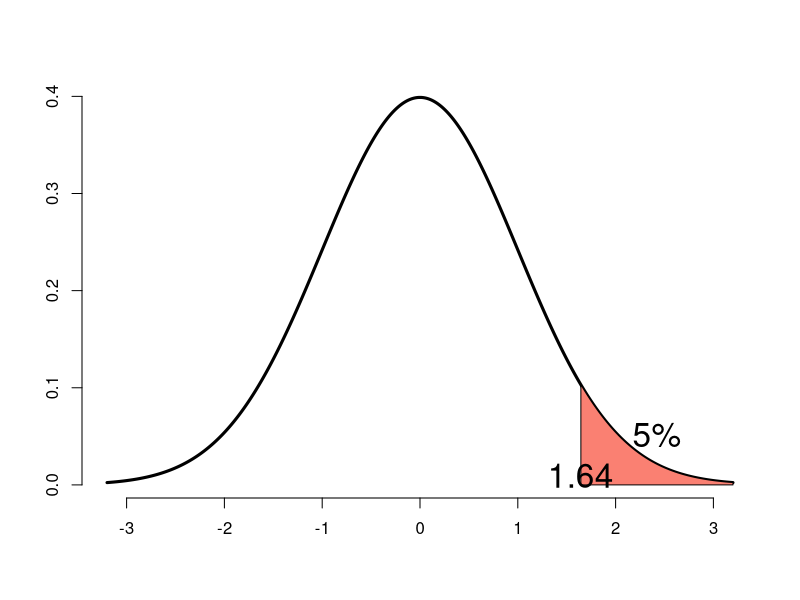
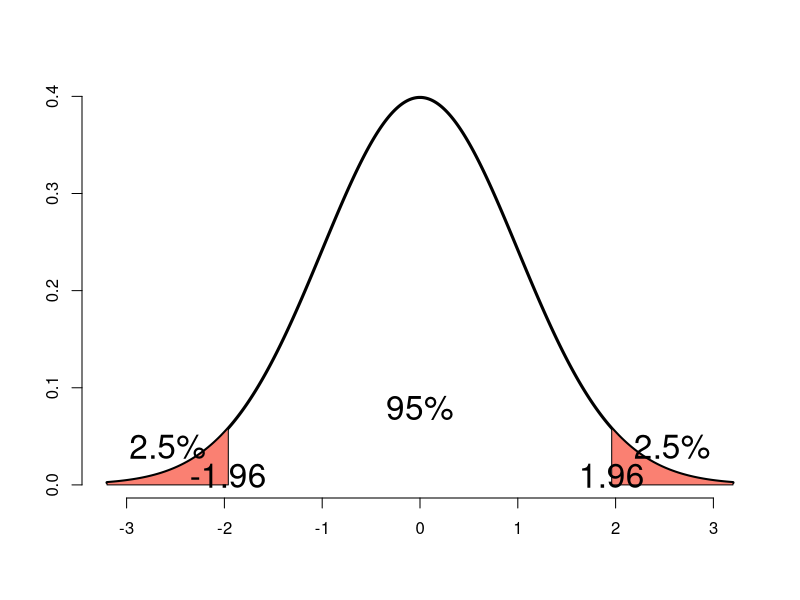
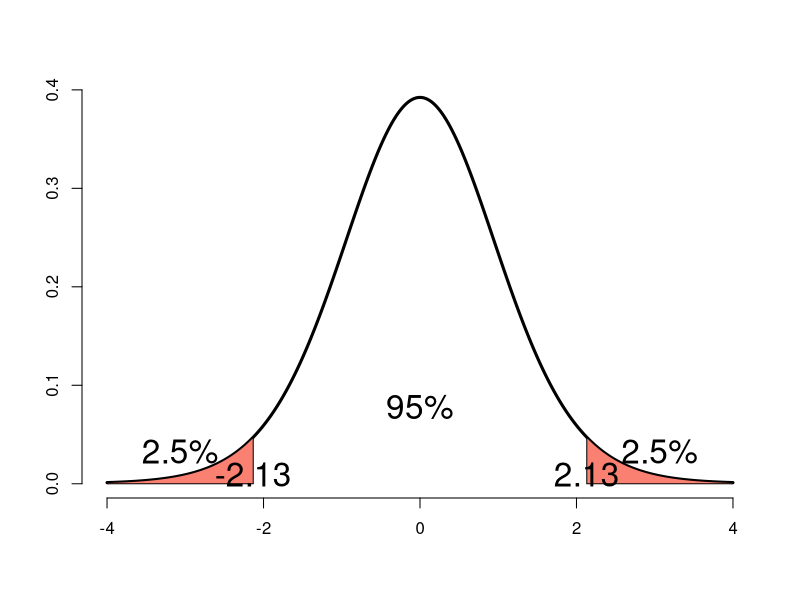
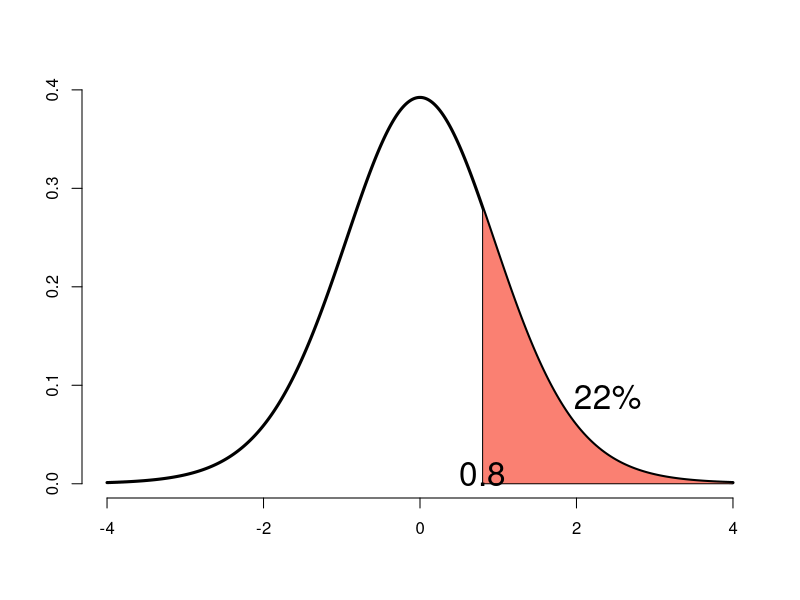

The R source for these figures, in order:
## R Code for the standard normal

qnorm(.95)


xval <- seq(-3.2, 3.2, length = 1000)
yval<- dnorm(xval)

plot(xval, yval, type = "l", axes = TRUE, frame = FALSE, lwd = 3, xlab = "", ylab = "")
x <- seq(qnorm(.95), 3.2, length = 100)
polygon(c(x, rev(x)),c(dnorm(x), rep(0, length(x))), col = "salmon")
text(mean(x), mean(dnorm(x))+.02, "5%", cex = 2)
text(qnorm(.95), .01,  round(qnorm(0.95), digits=2), cex = 2)


plot(xval, yval, type = "l", axes = TRUE, frame = FALSE, lwd = 3, xlab = "", ylab = "")
x <- seq(qnorm(.975), 3.2, length = 100)
polygon(c(x, rev(x)),c(dnorm(x), rep(0, length(x))), col = "salmon")
text(mean(x), mean(dnorm(x))+.02, "2.5%", cex = 2)
text(qnorm(.975), .01, "1.96", cex = 2)
x <- seq(-3.2, qnorm(.025),length = 100)
polygon(c(x, rev(x)),c(dnorm(x), rep(0, length(x))), col = "salmon")
text(mean(x), mean(dnorm(x))+.02, "2.5%", cex = 2)
text(qnorm(.025), .01, "-1.96", cex = 2)
text(0, dnorm(0) / 5, "95%", cex = 2)

xval <- seq(-4, 4, length = 1000)
yval<- dt(xval, 15)
plot(xval, yval, type = "l", axes = TRUE, frame = FALSE, lwd = 3, xlab = "", ylab = "")
x <- seq(qt(.975, 15), 4, length = 100)
polygon(c(x, rev(x)),c(dt(x, 15), rep(0, length(x))), col = "salmon")
text(mean(x), mean(dt(x, 15))+.02, "2.5%", cex = 2)
text(qt(.975, 15), .01, "2.13", cex = 2)
x <- seq(-4, qt(.025, 15),length = 100)
polygon(c(x, rev(x)),c(dt(x, 15), rep(0, length(x))), col = "salmon")
text(mean(x), mean(dt(x, 15))+.02, "2.5%", cex = 2)
text(qt(.025, 15), .01, "-2.13", cex = 2)
text(0, dt(0, 15) / 5, "95%", cex = 2)

pt(.8, 15, lower.tail=FALSE)
xval <- seq(-4, 4, length = 1000)
yval<- dt(xval, 15)
plot(xval, yval, type = "l", axes = TRUE, frame = FALSE, lwd = 3, xlab = "", ylab = "")
x <- seq(.8, 4, length = 100)
polygon(c(x, rev(x)),c(dt(x, 15), rep(0, length(x))), col = "salmon")
library('scales')
text(mean(x), mean(dt(x, 15))+.02, percent(round(pt(.8, 15, lower.tail=FALSE), digits=2)), cex = 2)
text(0.8, .01, "0.8", cex = 2)



